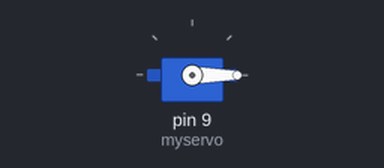
This sketch was run on a simulated Arduino Uno, built with avr-gcc and run on an emulated ATmega328P. On the bench: servo.

Above: at 0.05 s.
At 10.05 s:
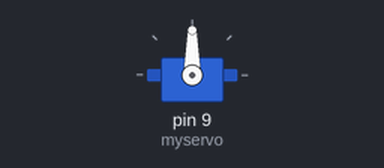
At 19.95 s:
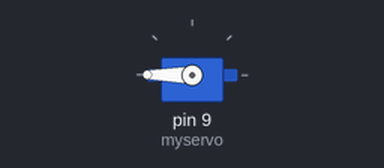
Timing chart, 0 to 26.0 s (numbered marks = the images above):
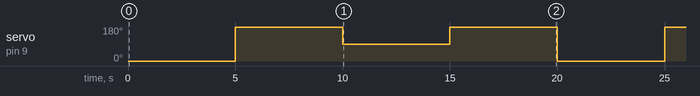

Measured:
- by itself, servo on pin 9 (myservo): repeats every 20.0 s: 90° 5.0 s, 180° 5.0 s, 0° 5.0 s, 180° 5.0 s

The sketch:

servo.ino
```cpp
#include <Servo.h>

//www.elegoo.com
//2018.12.19
#include <Servo.h>
Servo myservo;

void setup(){
  myservo.attach(9);
  myservo.write(180);// at setup, move servo to positioin set --> 180° [start position]
 }
void loop(){ //ALL POSITIONS SET RELATE TO STARTING POSITION OF SERVO, NOT IN RELATION TO THE POSITION SET IN SETUP() FUNCTION[ARE ABSOLUTE]
  myservo.write(0);// first, move servos to start of sweep-> 0° [start position]
  delay(5000);
  myservo.write(180);// move servos to full sweep position-> 180°[]
  delay(5000);
  myservo.write(90);// move servos to center position -> 90° [start position]
  delay(5000);
  myservo.write(180);// move servos to center position -> 120° [
  delay(5000);
}
```
